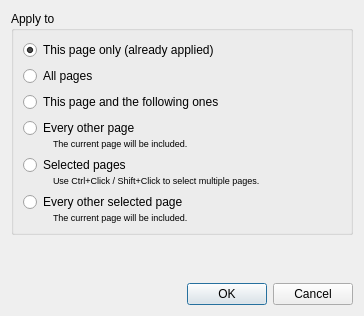
<?xml version="1.0" encoding="UTF-8"?>
<ui version="4.0">
 <class>SelectContentApplyDialog</class>
 <widget class="QDialog" name="SelectContentApplyDialog">
  <property name="windowModality">
   <enum>Qt::WindowModal</enum>
  </property>
  <property name="geometry">
   <rect>
    <x>0</x>
    <y>0</y>
    <width>364</width>
    <height>316</height>
   </rect>
  </property>
  <property name="windowTitle">
   <string>Select Content</string>
  </property>
  <layout class="QVBoxLayout">
   <item>
    <widget class="QGroupBox" name="groupBox">
     <property name="title">
      <string>Apply to</string>
     </property>
     <layout class="QVBoxLayout" name="verticalLayout_5">
      <item>
       <widget class="QRadioButton" name="thisPageOnlyRB">
        <property name="text">
         <string>This page only (already applied)</string>
        </property>
        <property name="checked">
         <bool>true</bool>
        </property>
       </widget>
      </item>
      <item>
       <widget class="QRadioButton" name="allPagesRB">
        <property name="text">
         <string>All pages</string>
        </property>
       </widget>
      </item>
      <item>
       <widget class="QRadioButton" name="thisPageAndFollowersRB">
        <property name="text">
         <string>This page and the following ones</string>
        </property>
       </widget>
      </item>
      <item>
       <widget class="QWidget" name="everyOtherPageWidget" native="true">
        <layout class="QVBoxLayout" name="verticalLayout_3">
         <property name="spacing">
          <number>0</number>
         </property>
         <property name="margin">
          <number>0</number>
         </property>
         <item>
          <widget class="QWidget" name="everyOtherWidget" native="true">
           <layout class="QVBoxLayout" name="verticalLayout_2">
            <property name="spacing">
             <number>0</number>
            </property>
            <property name="margin">
             <number>0</number>
            </property>
            <item>
             <widget class="QRadioButton" name="everyOtherRB">
              <property name="text">
               <string extracomment="All odd or even pages, depending on the current page being odd or even.">Every other page</string>
              </property>
             </widget>
            </item>
            <item>
             <layout class="QHBoxLayout" name="horizontalLayout_2">
              <item>
               <spacer name="horizontalSpacer_2">
                <property name="orientation">
                 <enum>Qt::Horizontal</enum>
                </property>
                <property name="sizeType">
                 <enum>QSizePolicy::Fixed</enum>
                </property>
                <property name="sizeHint" stdset="0">
                 <size>
                  <width>30</width>
                  <height>0</height>
                 </size>
                </property>
               </spacer>
              </item>
              <item>
               <widget class="QLabel" name="label_2">
                <property name="font">
                 <font>
                  <pointsize>7</pointsize>
                 </font>
                </property>
                <property name="text">
                 <string>The current page will be included.</string>
                </property>
               </widget>
              </item>
             </layout>
            </item>
           </layout>
          </widget>
         </item>
        </layout>
       </widget>
      </item>
      <item>
       <widget class="QWidget" name="selectedPagesWidget" native="true">
        <layout class="QVBoxLayout" name="verticalLayout_4">
         <property name="spacing">
          <number>0</number>
         </property>
         <property name="margin">
          <number>0</number>
         </property>
         <item>
          <widget class="QRadioButton" name="selectedPagesRB">
           <property name="text">
            <string>Selected pages</string>
           </property>
          </widget>
         </item>
         <item>
          <layout class="QHBoxLayout" name="horizontalLayout_3">
           <item>
            <spacer name="horizontalSpacer_6">
             <property name="orientation">
              <enum>Qt::Horizontal</enum>
             </property>
             <property name="sizeType">
              <enum>QSizePolicy::Fixed</enum>
             </property>
             <property name="sizeHint" stdset="0">
              <size>
               <width>30</width>
               <height>0</height>
              </size>
             </property>
            </spacer>
           </item>
           <item>
            <widget class="QLabel" name="selectedPagesHint">
             <property name="font">
              <font>
               <pointsize>7</pointsize>
              </font>
             </property>
             <property name="text">
              <string>Use Ctrl+Click / Shift+Click to select multiple pages.</string>
             </property>
            </widget>
           </item>
          </layout>
         </item>
        </layout>
       </widget>
      </item>
      <item>
       <widget class="QWidget" name="everyOtherSelectedWidget" native="true">
        <layout class="QVBoxLayout" name="verticalLayout">
         <property name="spacing">
          <number>0</number>
         </property>
         <property name="margin">
          <number>0</number>
         </property>
         <item>
          <widget class="QRadioButton" name="everyOtherSelectedRB">
           <property name="text">
            <string>Every other selected page</string>
           </property>
          </widget>
         </item>
         <item>
          <layout class="QHBoxLayout" name="horizontalLayout_5">
           <item>
            <spacer name="horizontalSpacer_5">
             <property name="orientation">
              <enum>Qt::Horizontal</enum>
             </property>
             <property name="sizeType">
              <enum>QSizePolicy::Fixed</enum>
             </property>
             <property name="sizeHint" stdset="0">
              <size>
               <width>30</width>
               <height>0</height>
              </size>
             </property>
            </spacer>
           </item>
           <item>
            <widget class="QLabel" name="everyOtherSelectedHint">
             <property name="font">
              <font>
               <pointsize>7</pointsize>
              </font>
             </property>
             <property name="text">
              <string>The current page will be included.</string>
             </property>
            </widget>
           </item>
          </layout>
         </item>
        </layout>
       </widget>
      </item>
     </layout>
    </widget>
   </item>
   <item>
    <spacer>
     <property name="orientation">
      <enum>Qt::Vertical</enum>
     </property>
     <property name="sizeHint" stdset="0">
      <size>
       <width>17</width>
       <height>0</height>
      </size>
     </property>
    </spacer>
   </item>
   <item>
    <widget class="QDialogButtonBox" name="buttonBox">
     <property name="orientation">
      <enum>Qt::Horizontal</enum>
     </property>
     <property name="standardButtons">
      <set>QDialogButtonBox::Cancel|QDialogButtonBox::Ok</set>
     </property>
    </widget>
   </item>
  </layout>
 </widget>
 <resources/>
 <connections>
  <connection>
   <sender>buttonBox</sender>
   <signal>rejected()</signal>
   <receiver>SelectContentApplyDialog</receiver>
   <slot>reject()</slot>
   <hints>
    <hint type="sourcelabel">
     <x>319</x>
     <y>252</y>
    </hint>
    <hint type="destinationlabel">
     <x>286</x>
     <y>256</y>
    </hint>
   </hints>
  </connection>
 </connections>
</ui>
